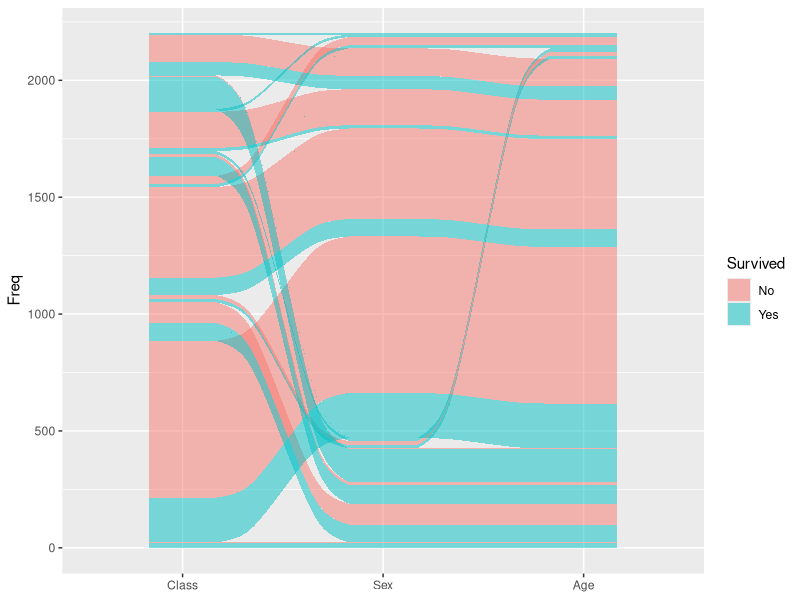

R code for this plot:
## ---- chunk 1
knitr::opts_chunk$set(echo = TRUE)
## ---- chunk 2
library(tidyverse)
library(ggalluvial)
ggplot(as.data.frame(Titanic),
       aes(y = Freq,
           axis1 = Class, axis2 = Sex, axis3 = Age,
           fill = Survived)) +
  geom_alluvium() +
  scale_x_discrete(limits = c("Class", "Sex", "Age"))
